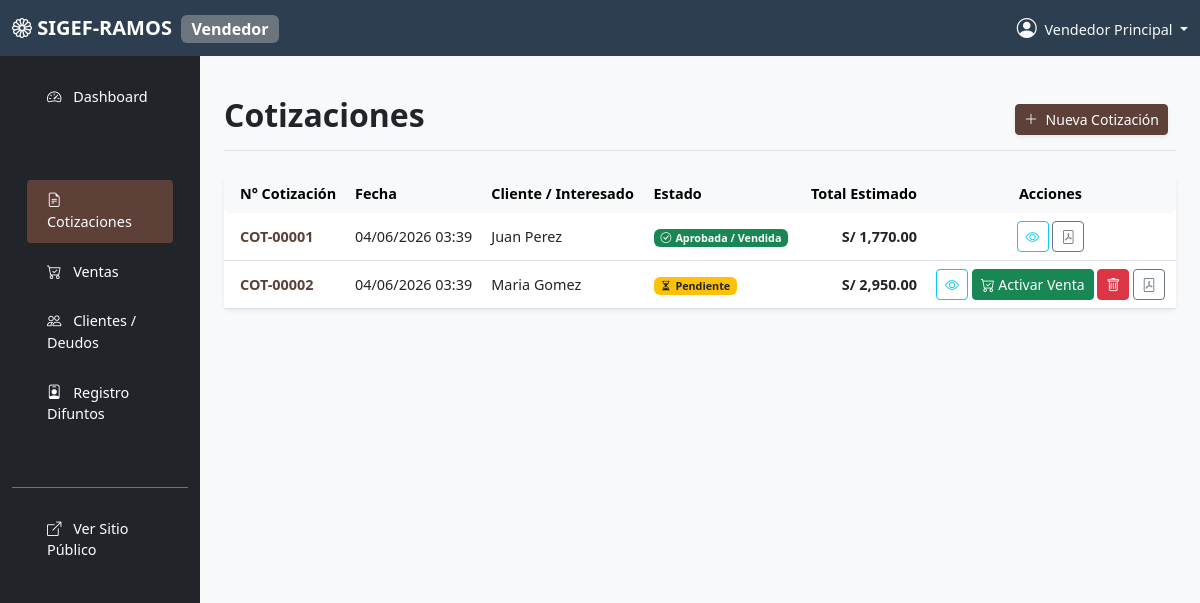
The page /?controller=Admin&action=cotizaciones (signed in) on the database its author committed.
### tables this page shows
CREATE TABLE cotizaciones (
    id INT AUTO_INCREMENT PRIMARY KEY,
    id_cliente INT,
    fecha DATETIME DEFAULT CURRENT_TIMESTAMP,
    subtotal DECIMAL(10,2) NOT NULL,
    igv DECIMAL(10,2) NOT NULL,
    total DECIMAL(10,2) NOT NULL,
    estado ENUM('pendiente', 'aprobada', 'rechazada') DEFAULT 'pendiente'
);

CREATE TABLE clientes (
    id INT AUTO_INCREMENT PRIMARY KEY,
    tipo_documento ENUM('DNI', 'CE', 'PASAPORTE', 'RUC') DEFAULT 'DNI',
    num_documento VARCHAR(20) NOT NULL UNIQUE,
    nombre VARCHAR(100) NOT NULL,
    apellidos VARCHAR(100),
    telefono VARCHAR(20),
    email VARCHAR(100),
    direccion TEXT,
    fecha_registro DATETIME DEFAULT CURRENT_TIMESTAMP
);

### controllers/AdminController.php (called while the page is built, shortened)
<?php
class AdminController extends BaseController
{
    public function cotizaciones()
    {
        require_once 'models/Quotation.php';
        $quoteModel = new Quotation();
        $clientModel = new Client();
        $catalogModel = new Catalog();
        $cotizaciones = $quoteModel->getAllCotizaciones();
        $clientes = $clientModel->getAllClientes();
        $ataudes = $catalogModel->getAtaudes();
        $servicios = $catalogModel->getServiciosAdicionales();
        $this->render('admin/cotizaciones', [
            'title' => 'Cotizaciones',
            'cotizaciones' => $cotizaciones,
            'clientes' => $clientes,
            'ataudes' => $ataudes,
            'servicios' => $servicios
        ], 'admin');
    }
}
?>

### models/Quotation.php (called while the page is built, shortened)
<?php
require_once 'config/config.php';
class Quotation {
    private $conn;
    public function __construct() {
        global $conn;
        $this->conn = $conn;
    }
    public function getAllCotizaciones() {
        $query = "SELECT c.*, cl.nombre, cl.apellidos FROM cotizaciones c LEFT JOIN clientes cl ON c.id_cliente = cl.id ORDER BY fecha DESC";
        $stmt = $this->conn->prepare($query);
        $stmt->execute();
        return $stmt->fetchAll(PDO::FETCH_ASSOC);
    }
}
?>

### views/admin/cotizaciones.php (the view, shortened to what this page needs)
<div class="d-flex justify-content-between flex-wrap flex-md-nowrap align-items-center pt-3 pb-2 mb-4 border-bottom">
    <h1 class="h2 fw-bold text-dark">Cotizaciones</h1>
    <div class="btn-toolbar mb-2 mb-md-0">
        <?php if(in_array($_SESSION['user_role_name'] ?? '', ['Administrador', 'Vendedor'])): ?>
        <button type="button" class="btn btn-sm btn-primary shadow-sm me-2" data-bs-toggle="modal" data-bs-target="#modalNuevaCotizacion">
            <i class="bi bi-plus-lg me-1"></i> Nueva Cotización
        </button>
        <?php endif; ?>
    </div>
</div>
<div class="card shadow-sm border-0">
    <div class="card-body p-0">
        <div class="table-responsive">
            <table class="table table-hover align-middle mb-0">
                <thead class="table-light">
                    <tr>
                        <th class="ps-3 border-0 rounded-start">N° Cotización</th>
                        <th class="border-0">Fecha</th>
                        <th class="border-0">Cliente / Interesado</th>
                        <th class="border-0">Estado</th>
                        <th class="border-0 text-end">Total Estimado</th>
                        <th class="border-0 text-center rounded-end">Acciones</th>
                    </tr>
                </thead>
                <tbody>
                    <?php foreach ($cotizaciones as $c): ?>
                    <tr>
                        <td class="ps-3 fw-bold text-primary">COT-<?= str_pad($c['id'], 5, '0', STR_PAD_LEFT) ?></td>
                        <td><?= date('d/m/Y H:i', strtotime($c['fecha'])) ?></td>
                        <td><?= $c['nombre'] ? htmlspecialchars($c['nombre'] . ' ' . $c['apellidos']) : '<i class="text-muted">Simulación sin nombre</i>' ?></td>
                        <td>
                            <?php if($c['estado'] == 'pendiente'): ?>
                                <span class="badge bg-warning text-dark"><i class="bi bi-hourglass-split me-1"></i>Pendiente</span>
                            <?php elseif($c['estado'] == 'aprobada'): ?>
                                <span class="badge bg-success"><i class="bi bi-check-circle me-1"></i>Aprobada / Vendida</span>
                            <?php else: ?>
                                <span class="badge bg-danger"><i class="bi bi-x-circle me-1"></i>Rechazada</span>
                            <?php endif; ?>
                        </td>
                        <td class="fw-bold text-end">S/ <?= number_format($c['total'], 2) ?></td>
                        <td class="text-center">
                            <button class="btn btn-sm btn-outline-info" title="Ver Detalles"><i class="bi bi-eye"></i></button>
                            <?php if($c['estado'] == 'pendiente' && in_array($_SESSION['user_role_name'] ?? '', ['Administrador', 'Vendedor'])): ?>
                                <form method="POST" action="<?= BASE_URL ?>?controller=Admin&action=ventas" class="d-inline">
                                    <button type="submit" class="btn btn-sm btn-success text-white" title="Convertir a Venta" onclick="return confirm('¿Confirmar conversión de la cotización a Venta? Se enviará a Caja y Logística.')"><i class="bi bi-cart-check"></i> Activar Venta</button>
                                </form>
                                <form method="POST" action="" class="d-inline">
                                    <button type="submit" class="btn btn-sm btn-danger text-white" title="Eliminar Cotización" onclick="return confirm('¿Está seguro de eliminar esta cotización de forma permanente?')"><i class="bi bi-trash"></i></button>
                                </form>
                            <?php endif; ?>
                            <button class="btn btn-sm btn-outline-secondary" title="Imprimir PDF"><i class="bi bi-file-pdf"></i></button>
                        </td>
                    </tr>
                    <?php endforeach; ?>
                </tbody>
            </table>
        </div>
    </div>
</div>

### assets/css/style.css (style rules this page uses)
:root { --primary-color: #5d4037; --secondary-color: #8d6e63; }
body { font-family: 'Segoe UI', Tahoma, Geneva, Verdana, sans-serif; background-color: #f8f9fa; display: flex; flex-direction: column; }
.text-primary { color: var(--primary-color) !important; }
.btn-primary { background-color: var(--primary-color); border-color: var(--primary-color); }

### views/layouts/admin.php (style rules this page uses)
body { font-size: 0.9rem; }

### rows shown on the page
cotizaciones: id "00001", fecha "04/06/2026 03:39", id_cliente.apellidos "Juan Perez", estado "aprobada" (drawn), total "1,770.00"
cotizaciones: id "00002", fecha "04/06/2026 03:39", id_cliente.apellidos "Maria Gomez", estado "pendiente" (drawn), total "2,950.00"

### other values the page prints
$_SESSION['user_role_name'] "Vendedor"
$_SESSION['user_name'] "Vendedor Principal"
